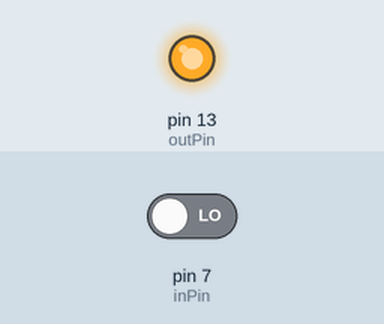
A sketch run on a simulated Arduino Uno, built with avr-gcc and run on an emulated ATmega328P. Shown: output pins drawn as LEDs (lit = HIGH). The test bench sets the inputs (shaded band); at power-on: pin 7 (inPin) LOW.

Above: at 1.2 s.
1.3 s: pin 7 (inPin) driven HIGH
At 2.5 s:
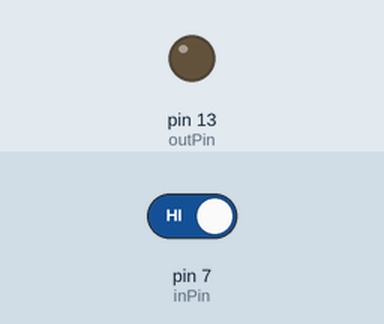
Timing chart, 0 to 4.3 s (numbered marks = the images above; inputs shaded):
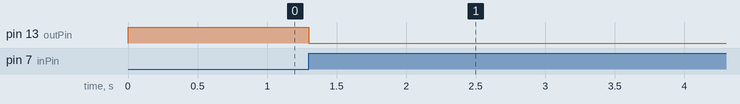

Measured:
- after the input at 1.3 s, pin 13 (outPin): HIGH → LOW at once

The sketch:

Debounce.pde
```cpp
/* Debounce
 *
 * Each time the input pin goes from LOW to HIGH (e.g. because of a push-button
 * press), the output pin is toggled from LOW to HIGH or HIGH to LOW.  There's
 * a minimum delay between toggles to debounce the circuit (i.e. to ignore
 * noise).
 *
 * David A. Mellis
 * 21 November 2006
 *
 * http://www.arduino.cc/en/Tutorial/Debounce
 */

int inPin = 7;         // the number of the input pin
int outPin = 13;       // the number of the output pin

int state = HIGH;      // the current state of the output pin
int reading;           // the current reading from the input pin
int previous = LOW;    // the previous reading from the input pin

// the follow variables are long's because the time, measured in miliseconds,
// will quickly become a bigger number than can be stored in an int.
long time = 0;         // the last time the output pin was toggled
long debounce = 200;   // the debounce time, increase if the output flickers

void setup()
{
  pinMode(inPin, INPUT);
  pinMode(outPin, OUTPUT);
}

void loop()
{
  reading = digitalRead(inPin);

  // if we just pressed the button (i.e. the input went from LOW to HIGH),
  // and we've waited long enough since the last press to ignore any noise...
  if (reading == HIGH && previous == LOW && millis() - time > debounce) {
    // ... invert the output
    if (state == HIGH)
      state = LOW;
    else
      state = HIGH;

    // ... and remember when the last button press was
    time = millis();
  }

  digitalWrite(outPin, state);

  previous = reading;
}
```
